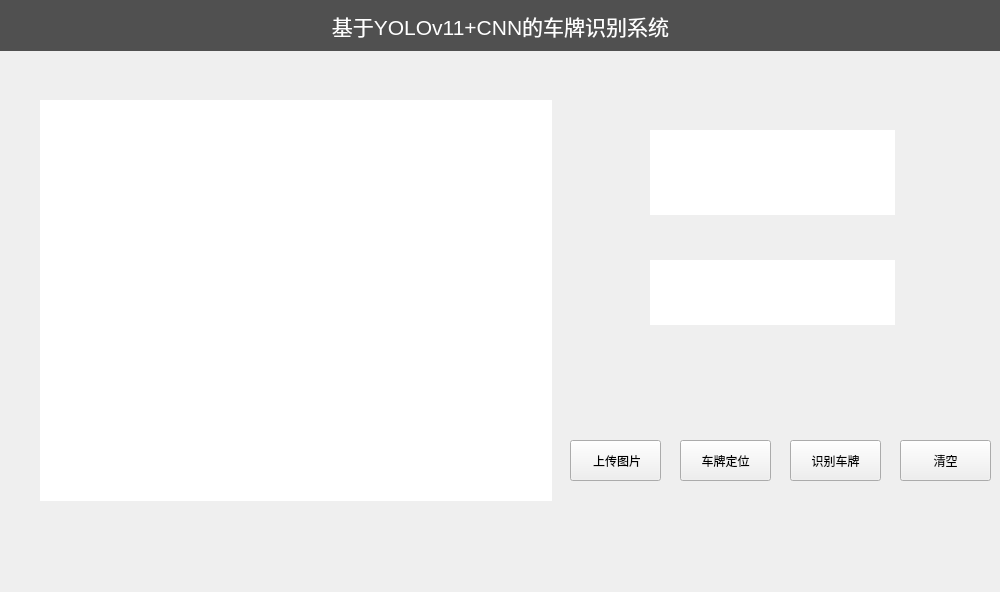
<?xml version="1.0" encoding="UTF-8"?>
<ui version="4.0">
 <class>MainWindow</class>
 <widget class="QMainWindow" name="MainWindow">
  <property name="geometry">
   <rect>
    <x>0</x>
    <y>0</y>
    <width>1000</width>
    <height>592</height>
   </rect>
  </property>
  <property name="windowTitle">
   <string>MainWindow</string>
  </property>
  <property name="styleSheet">
   <string notr="true">



</string>
  </property>
  <widget class="QWidget" name="centralwidget">
   <property name="styleSheet">
    <string notr="true"/>
   </property>
   <widget class="QLabel" name="label_input">
    <property name="geometry">
     <rect>
      <x>40</x>
      <y>100</y>
      <width>512</width>
      <height>401</height>
     </rect>
    </property>
    <property name="styleSheet">
     <string notr="true">background-color: rgb(255, 255, 255);</string>
    </property>
    <property name="text">
     <string/>
    </property>
   </widget>
   <widget class="QLabel" name="label_2">
    <property name="geometry">
     <rect>
      <x>0</x>
      <y>0</y>
      <width>1001</width>
      <height>51</height>
     </rect>
    </property>
    <property name="font">
     <font>
      <pointsize>16</pointsize>
     </font>
    </property>
    <property name="styleSheet">
     <string notr="true">background-color:rgb(80, 80, 80);

color: rgb(255, 255, 255);</string>
    </property>
    <property name="text">
     <string>基于YOLOv11+CNN的车牌识别系统</string>
    </property>
    <property name="textFormat">
     <enum>Qt::AutoText</enum>
    </property>
    <property name="alignment">
     <set>Qt::AlignCenter</set>
    </property>
   </widget>
   <widget class="QLabel" name="label_chepai">
    <property name="geometry">
     <rect>
      <x>650</x>
      <y>130</y>
      <width>245</width>
      <height>85</height>
     </rect>
    </property>
    <property name="styleSheet">
     <string notr="true">background-color: rgb(255, 255, 255);</string>
    </property>
    <property name="text">
     <string/>
    </property>
   </widget>
   <widget class="QLabel" name="label_carNumber">
    <property name="geometry">
     <rect>
      <x>650</x>
      <y>260</y>
      <width>245</width>
      <height>65</height>
     </rect>
    </property>
    <property name="font">
     <font>
      <pointsize>17</pointsize>
     </font>
    </property>
    <property name="styleSheet">
     <string notr="true">background-color: rgb(255, 255, 255);</string>
    </property>
    <property name="text">
     <string/>
    </property>
   </widget>
   <widget class="QPushButton" name="pushButton_UploadImg">
    <property name="geometry">
     <rect>
      <x>570</x>
      <y>440</y>
      <width>91</width>
      <height>41</height>
     </rect>
    </property>
    <property name="text">
     <string> 上传图片</string>
    </property>
   </widget>
   <widget class="QPushButton" name="pushButton_DetectPlate">
    <property name="geometry">
     <rect>
      <x>680</x>
      <y>440</y>
      <width>91</width>
      <height>41</height>
     </rect>
    </property>
    <property name="text">
     <string>车牌定位</string>
    </property>
   </widget>
   <widget class="QPushButton" name="pushButton_RecognizePlate">
    <property name="geometry">
     <rect>
      <x>790</x>
      <y>440</y>
      <width>91</width>
      <height>41</height>
     </rect>
    </property>
    <property name="text">
     <string>识别车牌</string>
    </property>
   </widget>
   <widget class="QPushButton" name="pushButton_Clear">
    <property name="geometry">
     <rect>
      <x>900</x>
      <y>440</y>
      <width>91</width>
      <height>41</height>
     </rect>
    </property>
    <property name="text">
     <string>清空</string>
    </property>
   </widget>
  </widget>
 </widget>
 <resources>
  <include location="img.qrc"/>
 </resources>
 <connections/>
</ui>
